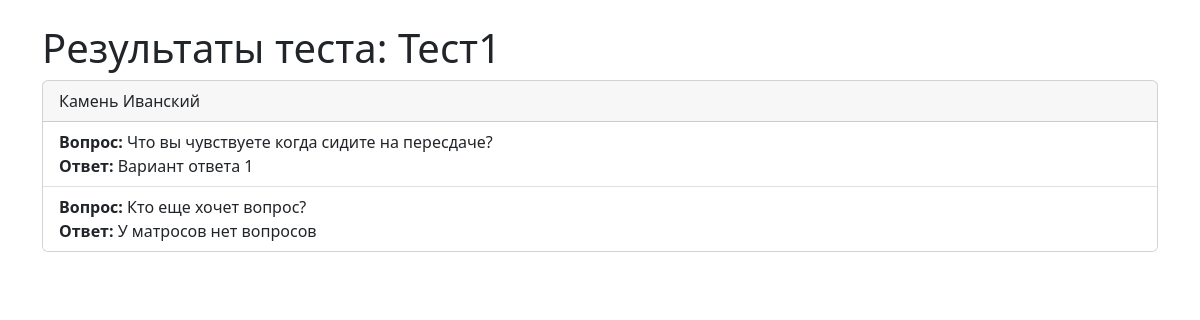
Screenshot of /teacher/view_results/1/ (signed in) with the database file from the repository.
### StudyPlatform/models.py (models this page shows, shortened)
class Test(models.Model):
    name = models.CharField(max_length=255, unique=True)
    test_type = models.CharField(max_length=50, choices=[('psychological', 'Психологический'), ('personality', 'Личностный'), ('educational', 'Образовательный')])

class User(AbstractUser):
    username_validator = UnicodeUsernameValidator()
    username = models.CharField(
        ("Логин"),
        max_length=150,
        unique=True,
        help_text=(
            "Обязательное для ввода поле. Только буквы, цифры и символы @/./+/-/_ "
        ),
        validators=[username_validator],
        error_messages={
            "unique": ("Пользователь с таким логином уже существует"),
        },
    )
    first_name = models.CharField(("Имя"), max_length=150, blank=True)
    last_name = models.CharField(("Фамилия"), max_length=150, blank=True)
    email = models.EmailField(("адрес электронной почты"), blank=True)
    is_staff = models.BooleanField(
        ("Статус персонала"),
        default=False,
        help_text=("Designates whether the user can log into this admin site."),
    )
    is_active = models.BooleanField(
        ("активен"),
        default=True,
        help_text=(
            "Designates whether this user should be treated as active. "
            "Unselect this instead of deleting accounts."
        ),
    )
    date_joined = models.DateTimeField(("дата регистрации"), default=timezone.now)
    class Meta(AbstractUser.Meta):
        verbose_name = ("Пользователь")
        verbose_name_plural = ("Пользователи")
        swappable = "AUTH_USER_MODEL"

class Question(models.Model):
    QUESTION_TYPES = [
        ('single_choice', 'Одиночный выбор'),
        ('multiple_choice', 'Множественный выбор'),
    ]
    test = models.ForeignKey(Test, on_delete=models.CASCADE, related_name='questions')
    question_text = models.TextField()
    question_type = models.CharField(max_length=50, choices=QUESTION_TYPES)

class Choice(models.Model):
    question = models.ForeignKey(Question, on_delete=models.CASCADE, related_name='choices')
    choice_text = models.CharField(max_length=255)
    choice_image = models.ImageField(upload_to='choices/', blank=True)
    is_correct = models.BooleanField(default=False)

### TeacherApp/views.py (the view)
# urls.py: path('view_results/<int:test_id>/', view_results, name='view_results'),
@login_required
def view_results(request, test_id):
    test = get_object_or_404(Test, id=test_id)
    user_tests = UserTests.objects.filter(test=test, is_done=True)
    results = []
    for user_test in user_tests:
        user_answers = UserTestAnswers.objects.filter(user=user_test.user, test=test)
        answers = []
        for answer in user_answers:
            answers.append({
                'question': answer.choice.question.question_text,
                'choice': answer.choice.choice_text,
                'correct': answer.choice.is_correct
            })
        results.append({
            'user': user_test.user,
            'answers': answers
        })
    return render(request, 'ViewTestResultsPage.html', {'test': test, 'results': results})

### TeacherApp/templates/ViewTestResultsPage.html (shortened to what this page needs)
{% extends 'base.html' %}
{% load static %}
{% block content %}
    <section class="section-container">
        <div class="container">
            <h1 class="mt-4">Результаты теста: {{ test.name }}</h1>
            {% for result in results %}
                <div class="card mb-3">
                    <div class="card-header">
                        {{ result.user.first_name }} {{ result.user.last_name }}
                    </div>
                    <ul class="list-group list-group-flush">
                        {% for answer in result.answers %}
                            <li class="list-group-item">
                                <strong>Вопрос:</strong> {{ answer.question }}<br>
                                <strong>Ответ:</strong> {{ answer.choice }}<br>
                            </li>
                        {% endfor %}
                    </ul>
                </div>
            {% endfor %}
        </div>
    </section>
{% endblock %}

### rows the page displays
Test: name "Тест1"
User: user.first_name "Камень", user.last_name "Иванский"
Question: question "Что вы чувствуете когда сидите на пересдаче?"
Choice: choice "Вариант ответа 1"
Question: question "Кто еще хочет вопрос?"
Choice: choice "У матросов нет вопросов"
